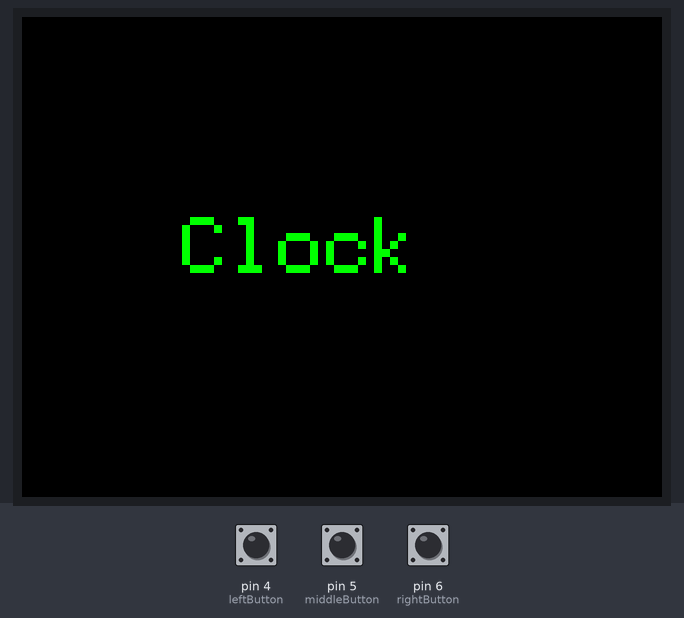
Recording of a sketch running on a simulated Arduino Uno, built with avr-gcc and run on an emulated ATmega328P. Shown: 320×240 colour display. The inputs (shaded band) are chosen by the test bench; at power-on: pin 4 (leftButton) LOW, pin 6 (rightButton) LOW, pin 5 (middleButton) LOW.

Above: at 1.4 s.
1.5 s: pin 4 (leftButton) pulled HIGH for 0.15 s
3.1 s: pin 6 (rightButton) pulled HIGH for 0.15 s
At 4.3 s:
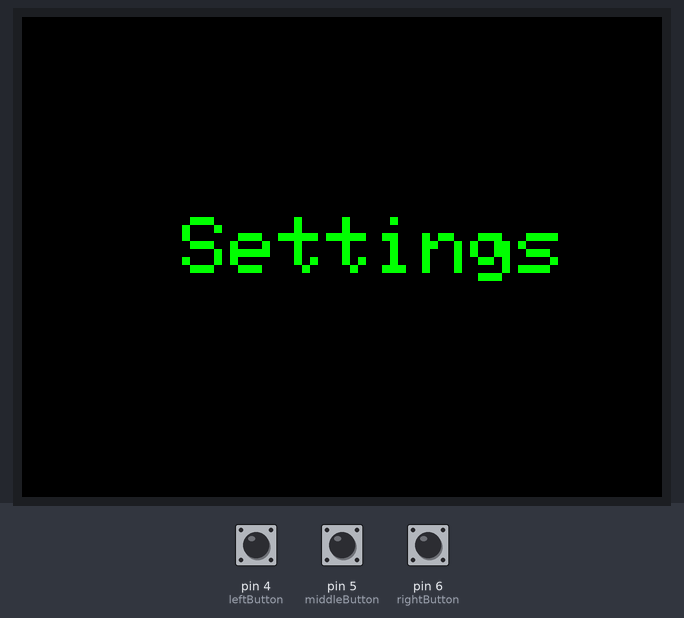
4.7 s: pin 4 (leftButton) pulled HIGH for 1 s
At 5.6 s:
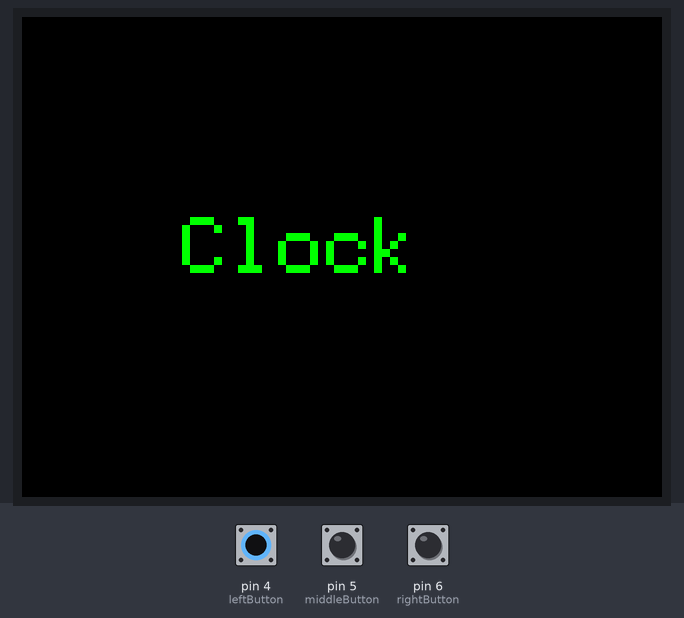
7.2 s: pin 5 (middleButton) pulled HIGH for 0.15 s
At 8.2 s:
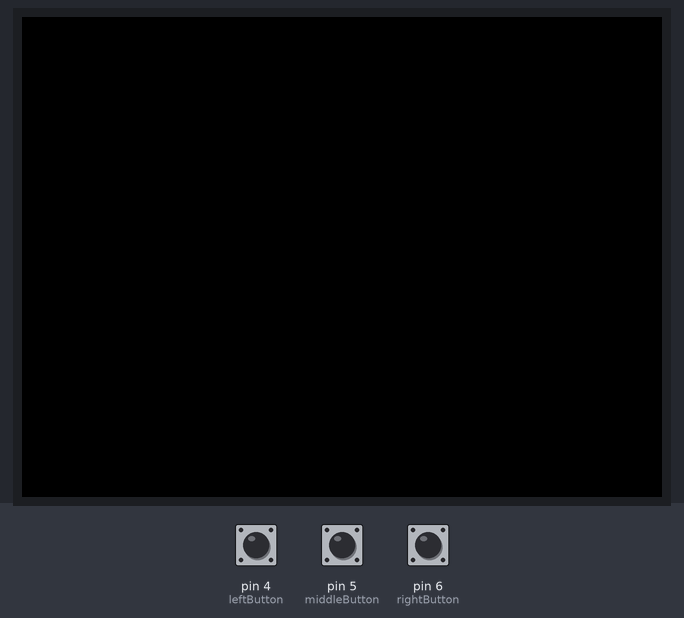
Timing chart, 0 to 9.8 s (numbered marks = the images above; inputs shaded):
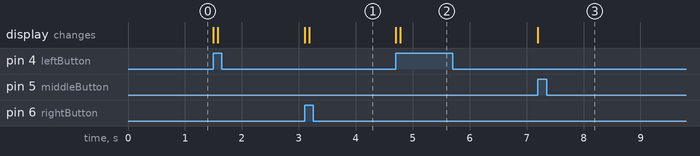

Measured:
- after the input at 3.1 s, the display: first changes at once (image 1 shows a later state)
- after the input at 4.7 s, the display: first changes at once (image 2 shows a later state)
- after the input at 7.2 s, the display: changes at once (image 3)

The sketch:

watch.ino
```cpp
#include <SPI.h>
// Display headers
#include "Adafruit_GFX.h"
#include "Adafruit_ILI9341.h"

// Clock headers
#include "RTClib.h"

// Define pins
#define TFT_DC 7
#define TFT_CS 10
#define TFT_RST 8
#define leftButton 4
#define middleButton 5
#define rightButton 6

// Initialize clock type
RTC_DS3231 rtc;

int hour;
int minute;
int second;
bool pm;
int lastSecond=0;
int lastMinute=0;
int lastHour=0;
char* screenState;
char* settingState;
int y=100;
int selectedApp=0;
int buttonPressed=0;
char *apps[] = {"Clock","Settings"};
int numApps = sizeof(apps)/sizeof(apps[0])-1;
Adafruit_ILI9341 tft = Adafruit_ILI9341(TFT_CS, TFT_DC, TFT_RST);

String getMinOrSec(int mos){
  if (mos < 10) return ("0"+String(mos));
  else return (String(mos));
}

void Update_Time() {
  tft.setCursor(80, y);
  tft.setTextColor(ILI9341_BLACK);
  tft.println(String(lastHour)+":"+getMinOrSec(lastMinute)+":"+getMinOrSec(lastSecond));
  tft.setCursor(80, y);
  tft.setTextColor(ILI9341_GREEN);
  tft.println(String(hour)+":"+getMinOrSec(minute)+":"+getMinOrSec(second));
  lastSecond = second;
  lastMinute = minute;
  lastHour = hour;
}

void setup() {
  Serial.begin(9600);

  tft.begin();
  tft.setRotation(1);
  tft.setCursor(0, 0);
  tft.setTextColor(ILI9341_GREEN);
  tft.setTextSize(4);
  tft.fillScreen(ILI9341_BLACK);

  // Initialize buttons
  pinMode(2, INPUT);
  pinMode(3, INPUT);
  pinMode(4, INPUT);
  pinMode(5, INPUT);

  if (! rtc.begin()) {
   Serial.println("Couldn't find RTC");
   Serial.flush();
   while (1) delay(10);
  }

  if (rtc.lostPower()) {
    // Going to do some time adjustment madness with this code in the future
    Serial.println("RTC lost power, let's set the time!");
    rtc.adjust(DateTime(F(__DATE__), F(__TIME__)));
    // This line sets the RTC with an explicit date & time, for example to set
    // January 21, 2014 at 3am you would call:
    // rtc.adjust(DateTime(2014, 1, 21, 3, 0, 0));
  }
  rtc.adjust(DateTime(F(__DATE__), F(__TIME__)));

  screenState=malloc(100);
  screenState=strcpy(screenState, "Home Screen");
  tft.setCursor(80, y);
  tft.println(apps[selectedApp]);
}

void set_screenState() {
  if (buttonPressed == 0) {
    if (strcmp(screenState, "Home Screen")==0) {
      if (digitalRead(leftButton)==HIGH) {
        if (selectedApp > 0) selectedApp--;
        tft.fillScreen(ILI9341_BLACK);
        tft.setCursor(80, y);
        tft.println(apps[selectedApp]);
        buttonPressed=1;
      }
      if (digitalRead(middleButton)==HIGH) {
        screenState=strcpy(screenState, apps[selectedApp]);
        buttonPressed=1;
      }
      if (digitalRead(rightButton)==HIGH) {
        if (selectedApp < numApps) selectedApp++;
        tft.fillScreen(ILI9341_BLACK);
        tft.setCursor(80, y);
        tft.println(apps[selectedApp]);
        buttonPressed=1;
      }
    }

    if (strcmp(screenState, "Clock")==0) {
      tft.fillScreen(ILI9341_BLACK);
      while (true) {
        if (digitalRead(middleButton)==HIGH) {
          screenState=strcpy(screenState, "Home Screen");
          tft.fillScreen(ILI9341_BLACK);
          break;
        }
        clock();
      }
    }
  }
}

void clock() {
  // Gets the current time and date from the rtc
  DateTime now = rtc.now();
  hour = now.hour();
  minute = now.minute();
  second = now.second();

  // Checks if in the morning or afternoon
  if (hour > 12) pm=true;
  else pm=false;

  if (pm) hour-=12;

  if (second != lastSecond) Update_Time();
}

void loop() {
  set_screenState();
  if (buttonPressed==1 && digitalRead(leftButton)==LOW && digitalRead(middleButton)==LOW && digitalRead(rightButton)==LOW) buttonPressed=0;
}
```
